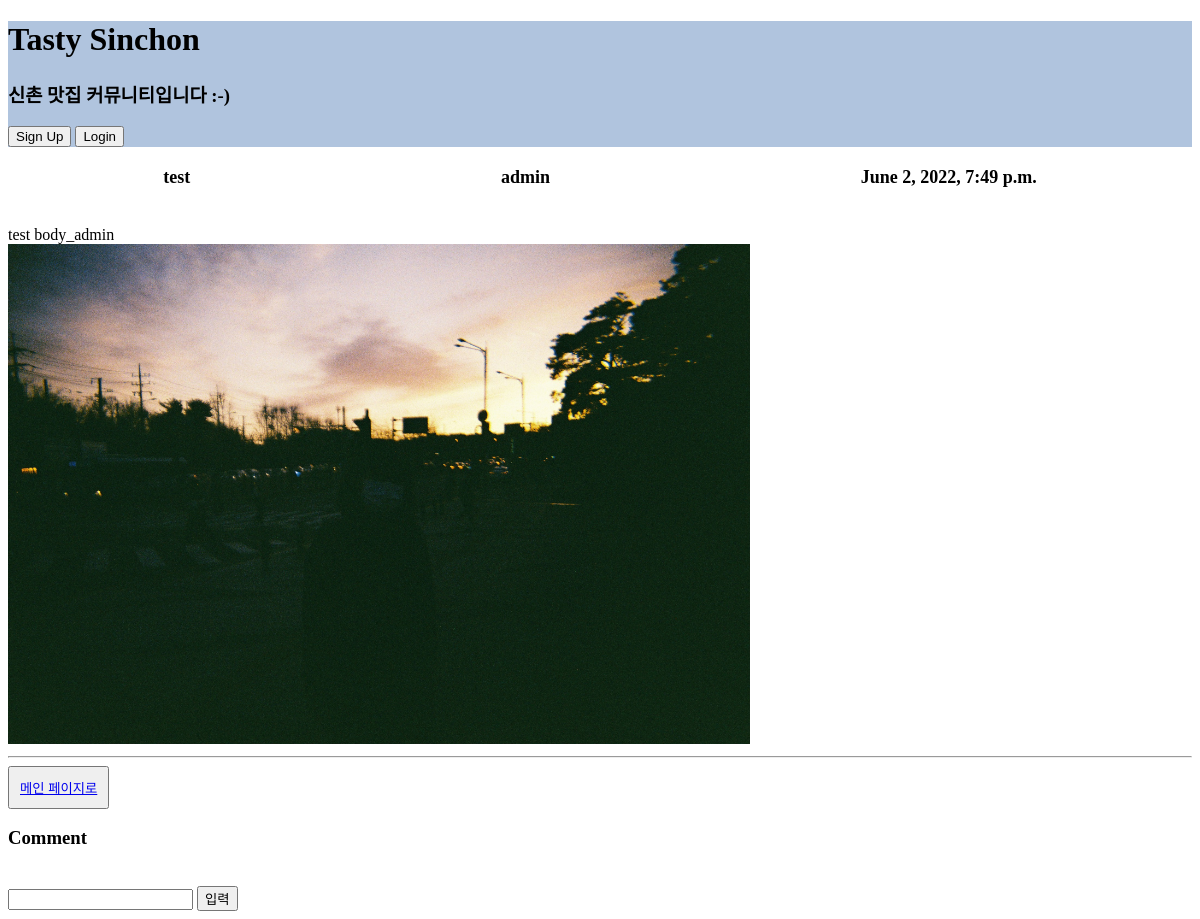
The app's page /detail/5 with its own data.
### tastyapp/models.py (models this page shows, shortened)
class Post(models.Model):
    title = models.CharField(max_length=200)
    body = models.TextField()
    photo = models.ImageField(blank=True, null=True, upload_to='photo_upload')
    date = models.DateTimeField(auto_now_add=True)
    author = models.ForeignKey(User, on_delete=models.CASCADE, null=True, blank=True)

### tastyapp/views.py (the view)
# urls.py: path('detail/<int:post_id>', views.detail, name='detail'),
def detail(request, post_id):
    post_detail = get_object_or_404(Post, pk=post_id)
    comment_form = CommentForm()
    return render(request, 'detail.html', {'post_detail':post_detail, 'comment_form':comment_form})

### tastyapp/forms.py
class CommentForm(forms.ModelForm):
    class Meta:
        model = Comment
        fields= '__all__'

### tastyapp/templates/detail.html (shortened to what this page needs)
{% extends 'base.html' %}
{% load static %}
{% block content %}
<article class="container">
    <div class="item">{{ post_detail.title }}</div>
    <div class="item">{{ post_detail.author }}</div>
    <div class="item">{{ post_detail.date }}</div>
</article><br/>
{{ post_detail.body }}<br/>
{% if post_detail.photo %}
    <img src = "{{ post_detail.photo.url }}" alt="" height="500">
{% endif %}
<hr>
<button class="butt"><a href="{% url 'home' %}"> 메인 페이지로 </a></button>
<br/>
<h3>Comment</h3><br/>
<form method="POST" action="{% url 'input_comment' post_detail.id %}">
    {{ comment_form.comment }}
    <input type="submit" value="입력">
</form>
{% endblock %}

### static/css/style.css (style rules this page uses)
.container { display: flex; flex-direction: row; justify-content: space-around; }
.item { font-size: large; font-weight: bold; padding: 20px; }
.butt { padding: 10px; }

### records on screen
Post: title "test", author "admin", date "June 2, 2022, 7:49 p.m.", body "test body_admin", photo (picture)
